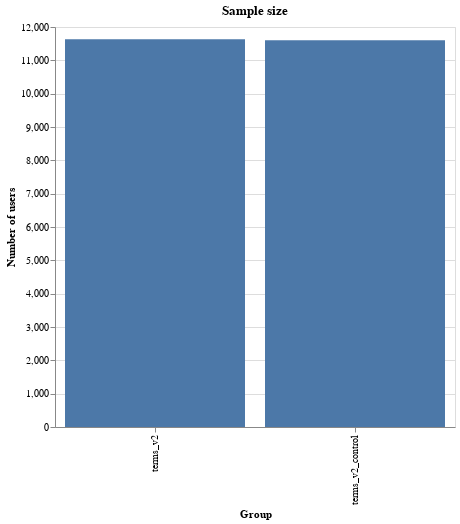

This figure's notebook cell:
### Markdown cell above
### Sample size

### Code cell
data = pd.read_csv("terms_v2.csv")

d = data.groupby("shadow_user_id")["se_property"].agg("nunique").reset_index()
d = d.loc[d["se_property"] > 1, "shadow_user_id"]
data = data.loc[data["shadow_user_id"].isin(d) == False, :]

data = data.groupby("se_property")["shadow_user_id"].agg("nunique").reset_index()

alt.Chart(data).mark_bar().encode(
    x=alt.X("se_property:N", axis=alt.Axis(title="Group")),
    y=alt.Y("shadow_user_id:Q", axis=alt.Axis(title="Number of users")),
).properties(width=400, height=400, title="Sample size")

### Figure 1 — Vega-Lite specification as saved in the notebook (floating-point values rounded to 4 significant figures)
{"config": {"view": {"continuousWidth": 400, "continuousHeight": 300}}, "data": {"name": "data-5ba240babb86f90640072ee54d35cc2e"}, "mark": "bar", "encoding": {"x": {"type": "nominal", "axis": {"title": "Group"}, "field": "se_property"}, "y": {"type": "quantitative", "axis": {"title": "Number of users"}, "field": "shadow_user_id"}}, "height": 400, "title": "Sample size", "width": 400, "$schema": "https://vega.github.io/schema/vega-lite/v4.0.2.json", "datasets": {"data-5ba240babb86f90640072ee54d35cc2e": [{"se_property": "terms_v2", "shadow_user_id": 11636}, {"se_property": "terms_v2_control", "shadow_user_id": 11600}]}}
